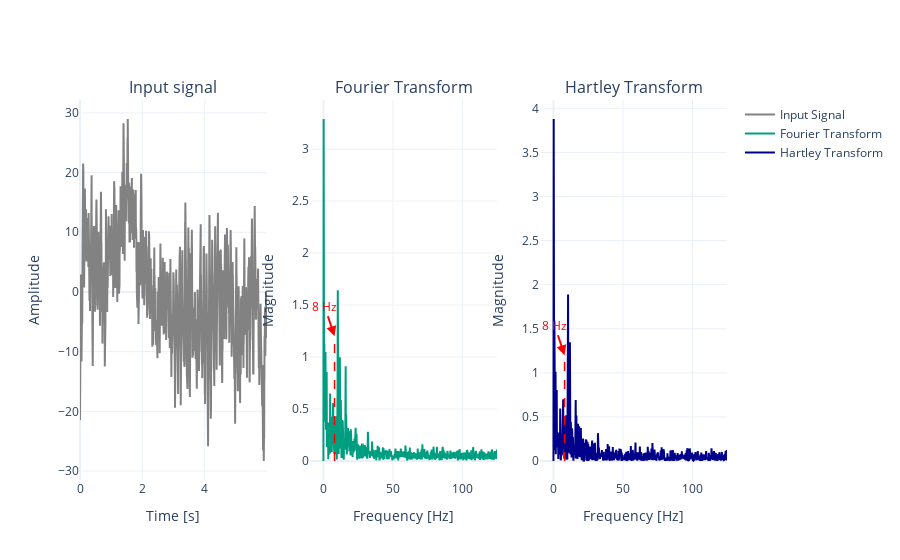
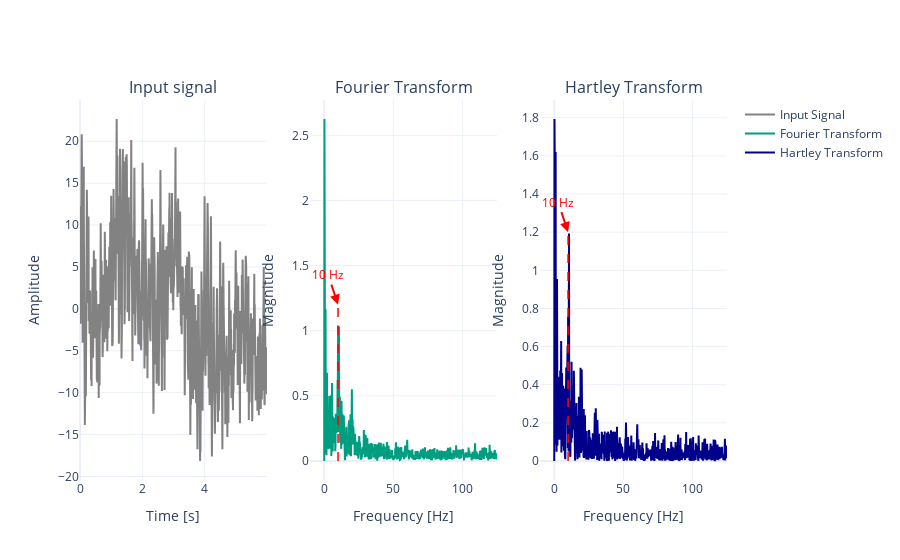
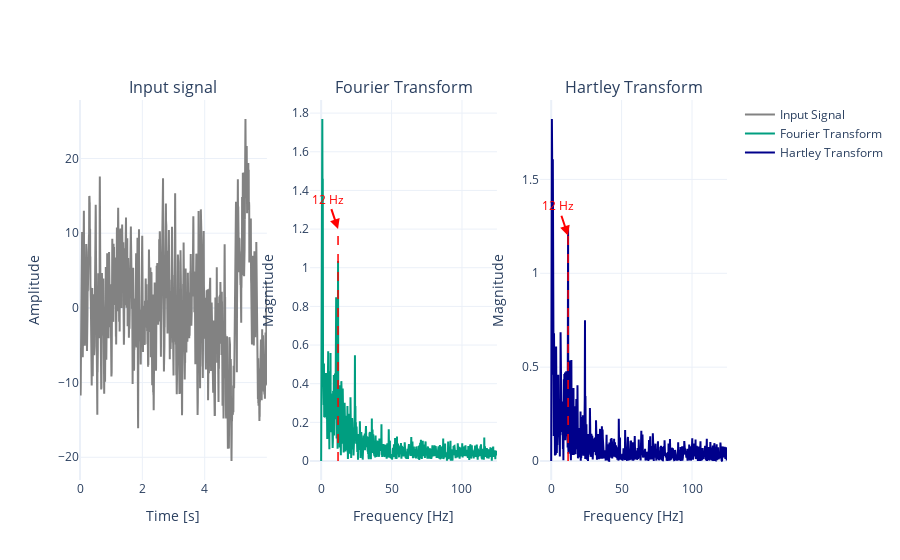

The notebook cell these images were saved under, in order:
### Markdown cell above
#### Plotting the signal and its Fourier and Hartley Transforms AFTER CAR

### Code cell
s = [signals8, signals10, signals12, signals15]
sf = [8, 10, 12, 15]

for idx, signal in enumerate(s):
    
    hartley_fourier(signal=np.reshape(signal, (1500)), stimulus_frequency=sf[idx], sampling_frequency=250)

### Figure 1 — Plotly figure (JSON) as saved in the notebook; plotly's stock layout.template omitted (floating-point values rounded to 4 significant figures; data arrays with more than 128 entries replaced by an {"elided": "..."} marker saying what was removed)
{"data": [{"line": {"color": "rgb(130, 130, 130)"}, "mode": "lines", "name": "Input Signal", "type": "scatter", "x": {"elided": "1500 float values"}, "xaxis": "x", "y": {"elided": "1500 float values"}, "yaxis": "y"}, {"line": {"color": "rgb(0, 158, 128)"}, "mode": "lines", "name": "Fourier Transform", "type": "scatter", "x": {"elided": "1500 float values"}, "xaxis": "x2", "y": {"elided": "750 float values"}, "yaxis": "y2"}, {"line": {"color": "rgb(0, 0, 139)"}, "mode": "lines", "name": "Hartley Transform", "type": "scatter", "x": {"elided": "1500 float values"}, "xaxis": "x3", "y": {"elided": "750 float values"}, "yaxis": "y3"}], "layout": {"annotations": [{"font": {"size": 16}, "showarrow": false, "text": "Input signal", "x": 0.1444, "xanchor": "center", "xref": "paper", "y": 1, "yanchor": "bottom", "yref": "paper"}, {"font": {"size": 16}, "showarrow": false, "text": "Fourier Transform", "x": 0.5, "xanchor": "center", "xref": "paper", "y": 1, "yanchor": "bottom", "yref": "paper"}, {"font": {"size": 16}, "showarrow": false, "text": "Hartley Transform", "x": 0.8556, "xanchor": "center", "xref": "paper", "y": 1, "yanchor": "bottom", "yref": "paper"}, {"arrowcolor": "red", "arrowhead": 2, "arrowsize": 1, "arrowwidth": 2, "font": {"color": "red", "size": 12}, "showarrow": true, "text": "8 Hz", "x": 8, "xref": "x2", "y": 1.2, "yref": "y2"}, {"arrowcolor": "red", "arrowhead": 2, "arrowsize": 1, "arrowwidth": 2, "font": {"color": "red", "size": 12}, "showarrow": true, "text": "8 Hz", "x": 8, "xref": "x3", "y": 1.2, "yref": "y3"}], "shapes": [{"line": {"color": "red", "dash": "dash", "width": 1.5}, "type": "line", "x0": 8, "x1": 8, "xref": "x2", "y0": 0, "y1": 1.2, "yref": "y2"}, {"line": {"color": "red", "dash": "dash", "width": 1.5}, "type": "line", "x0": 8, "x1": 8, "xref": "x3", "y0": 0, "y1": 1.2, "yref": "y3"}], "title": {"text": ""}, "xaxis": {"anchor": "y", "domain": [0, 0.2889], "title": {"text": "Time [s]"}}, "xaxis2": {"anchor": "y2", "domain": [0.3556, 0.6444], "title": {"text": "Frequency [Hz]"}}, "xaxis3": {"anchor": "y3", "domain": [0.7111, 1], "title": {"text": "Frequency [Hz]"}}, "yaxis": {"anchor": "x", "domain": [0, 1], "title": {"text": "Amplitude"}}, "yaxis2": {"anchor": "x2", "domain": [0, 1], "title": {"text": "Magnitude"}}, "yaxis3": {"anchor": "x3", "domain": [0, 1], "title": {"text": "Magnitude"}}}}

### Figure 2 — Plotly figure (JSON) as saved in the notebook; plotly's stock layout.template omitted (floating-point values rounded to 4 significant figures; data arrays with more than 128 entries replaced by an {"elided": "..."} marker saying what was removed)
{"data": [{"line": {"color": "rgb(130, 130, 130)"}, "mode": "lines", "name": "Input Signal", "type": "scatter", "x": {"elided": "1500 float values"}, "xaxis": "x", "y": {"elided": "1500 float values"}, "yaxis": "y"}, {"line": {"color": "rgb(0, 158, 128)"}, "mode": "lines", "name": "Fourier Transform", "type": "scatter", "x": {"elided": "1500 float values"}, "xaxis": "x2", "y": {"elided": "750 float values"}, "yaxis": "y2"}, {"line": {"color": "rgb(0, 0, 139)"}, "mode": "lines", "name": "Hartley Transform", "type": "scatter", "x": {"elided": "1500 float values"}, "xaxis": "x3", "y": {"elided": "750 float values"}, "yaxis": "y3"}], "layout": {"annotations": [{"font": {"size": 16}, "showarrow": false, "text": "Input signal", "x": 0.1444, "xanchor": "center", "xref": "paper", "y": 1, "yanchor": "bottom", "yref": "paper"}, {"font": {"size": 16}, "showarrow": false, "text": "Fourier Transform", "x": 0.5, "xanchor": "center", "xref": "paper", "y": 1, "yanchor": "bottom", "yref": "paper"}, {"font": {"size": 16}, "showarrow": false, "text": "Hartley Transform", "x": 0.8556, "xanchor": "center", "xref": "paper", "y": 1, "yanchor": "bottom", "yref": "paper"}, {"arrowcolor": "red", "arrowhead": 2, "arrowsize": 1, "arrowwidth": 2, "font": {"color": "red", "size": 12}, "showarrow": true, "text": "10 Hz", "x": 10, "xref": "x2", "y": 1.2, "yref": "y2"}, {"arrowcolor": "red", "arrowhead": 2, "arrowsize": 1, "arrowwidth": 2, "font": {"color": "red", "size": 12}, "showarrow": true, "text": "10 Hz", "x": 10, "xref": "x3", "y": 1.2, "yref": "y3"}], "shapes": [{"line": {"color": "red", "dash": "dash", "width": 1.5}, "type": "line", "x0": 10, "x1": 10, "xref": "x2", "y0": 0, "y1": 1.2, "yref": "y2"}, {"line": {"color": "red", "dash": "dash", "width": 1.5}, "type": "line", "x0": 10, "x1": 10, "xref": "x3", "y0": 0, "y1": 1.2, "yref": "y3"}], "title": {"text": ""}, "xaxis": {"anchor": "y", "domain": [0, 0.2889], "title": {"text": "Time [s]"}}, "xaxis2": {"anchor": "y2", "domain": [0.3556, 0.6444], "title": {"text": "Frequency [Hz]"}}, "xaxis3": {"anchor": "y3", "domain": [0.7111, 1], "title": {"text": "Frequency [Hz]"}}, "yaxis": {"anchor": "x", "domain": [0, 1], "title": {"text": "Amplitude"}}, "yaxis2": {"anchor": "x2", "domain": [0, 1], "title": {"text": "Magnitude"}}, "yaxis3": {"anchor": "x3", "domain": [0, 1], "title": {"text": "Magnitude"}}}}

### Figure 3 — Plotly figure (JSON) as saved in the notebook; plotly's stock layout.template omitted (floating-point values rounded to 4 significant figures; data arrays with more than 128 entries replaced by an {"elided": "..."} marker saying what was removed)
{"data": [{"line": {"color": "rgb(130, 130, 130)"}, "mode": "lines", "name": "Input Signal", "type": "scatter", "x": {"elided": "1500 float values"}, "xaxis": "x", "y": {"elided": "1500 float values"}, "yaxis": "y"}, {"line": {"color": "rgb(0, 158, 128)"}, "mode": "lines", "name": "Fourier Transform", "type": "scatter", "x": {"elided": "1500 float values"}, "xaxis": "x2", "y": {"elided": "750 float values"}, "yaxis": "y2"}, {"line": {"color": "rgb(0, 0, 139)"}, "mode": "lines", "name": "Hartley Transform", "type": "scatter", "x": {"elided": "1500 float values"}, "xaxis": "x3", "y": {"elided": "750 float values"}, "yaxis": "y3"}], "layout": {"annotations": [{"font": {"size": 16}, "showarrow": false, "text": "Input signal", "x": 0.1444, "xanchor": "center", "xref": "paper", "y": 1, "yanchor": "bottom", "yref": "paper"}, {"font": {"size": 16}, "showarrow": false, "text": "Fourier Transform", "x": 0.5, "xanchor": "center", "xref": "paper", "y": 1, "yanchor": "bottom", "yref": "paper"}, {"font": {"size": 16}, "showarrow": false, "text": "Hartley Transform", "x": 0.8556, "xanchor": "center", "xref": "paper", "y": 1, "yanchor": "bottom", "yref": "paper"}, {"arrowcolor": "red", "arrowhead": 2, "arrowsize": 1, "arrowwidth": 2, "font": {"color": "red", "size": 12}, "showarrow": true, "text": "12 Hz", "x": 12, "xref": "x2", "y": 1.2, "yref": "y2"}, {"arrowcolor": "red", "arrowhead": 2, "arrowsize": 1, "arrowwidth": 2, "font": {"color": "red", "size": 12}, "showarrow": true, "text": "12 Hz", "x": 12, "xref": "x3", "y": 1.2, "yref": "y3"}], "shapes": [{"line": {"color": "red", "dash": "dash", "width": 1.5}, "type": "line", "x0": 12, "x1": 12, "xref": "x2", "y0": 0, "y1": 1.2, "yref": "y2"}, {"line": {"color": "red", "dash": "dash", "width": 1.5}, "type": "line", "x0": 12, "x1": 12, "xref": "x3", "y0": 0, "y1": 1.2, "yref": "y3"}], "title": {"text": ""}, "xaxis": {"anchor": "y", "domain": [0, 0.2889], "title": {"text": "Time [s]"}}, "xaxis2": {"anchor": "y2", "domain": [0.3556, 0.6444], "title": {"text": "Frequency [Hz]"}}, "xaxis3": {"anchor": "y3", "domain": [0.7111, 1], "title": {"text": "Frequency [Hz]"}}, "yaxis": {"anchor": "x", "domain": [0, 1], "title": {"text": "Amplitude"}}, "yaxis2": {"anchor": "x2", "domain": [0, 1], "title": {"text": "Magnitude"}}, "yaxis3": {"anchor": "x3", "domain": [0, 1], "title": {"text": "Magnitude"}}}}
